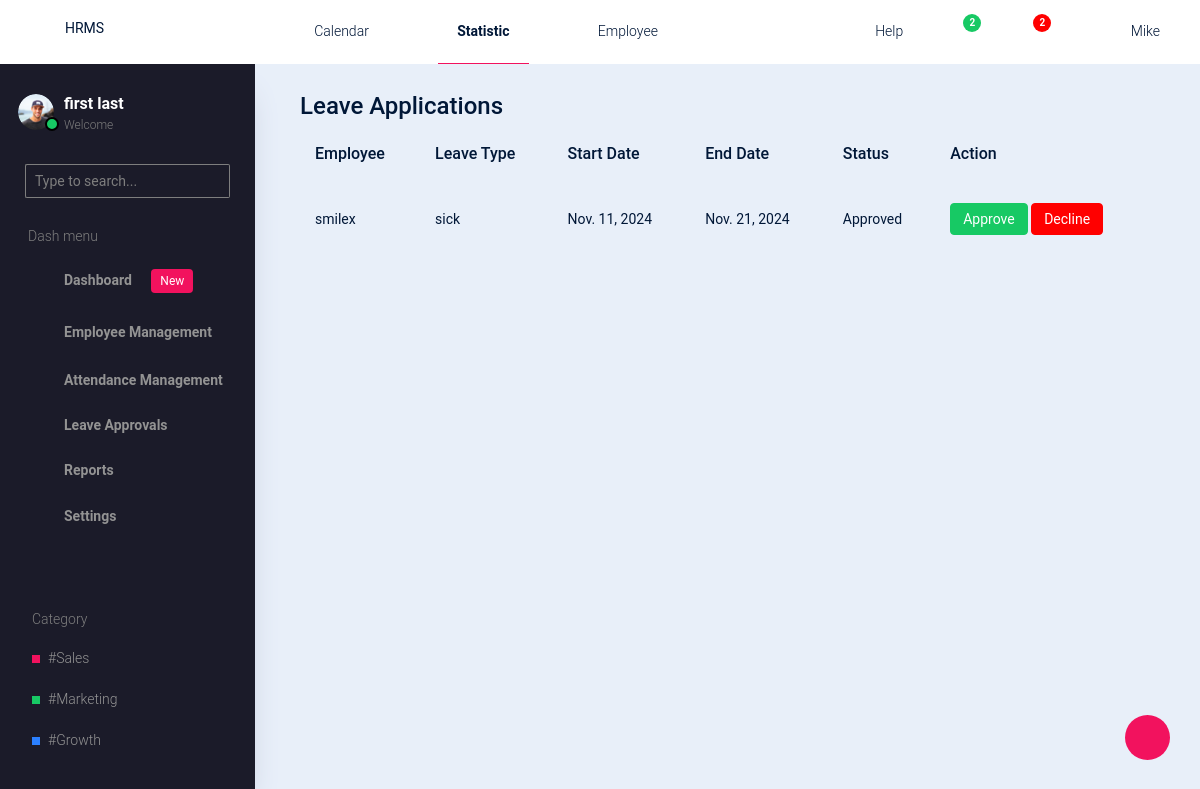
Page /review_leaves/ (signed in) on the earlier database version.
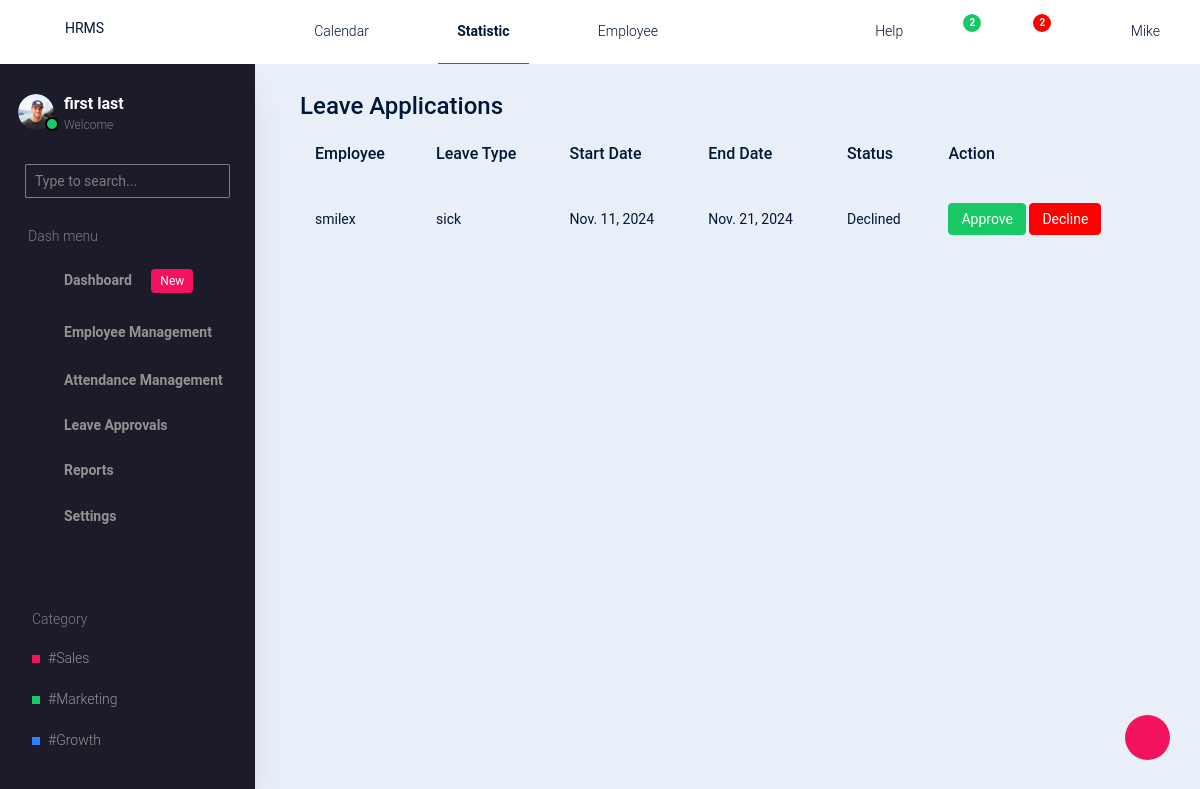
Same page on the later database version.
### hrms/models.py (models this page shows, shortened)
class LeaveRequest(models.Model):
    STATUS_CHOICES = [
        ('PENDING', 'Pending'),
        ('APPROVED', 'Approved'),
        ('DECLINED', 'Declined'),
    ]
    employee = models.ForeignKey(CustomUser, on_delete=models.CASCADE, related_name="leave_requests")
    leave_type = models.CharField(max_length=20, choices=[
        ('vacation', 'Vacation'),
        ('sick', 'Sick Leave'),
        ('personal', 'Personal Leave'),
    ])
    start_date = models.DateField()
    end_date = models.DateField()
    days_requested = models.IntegerField(editable=False, default=0)
    days_approved = models.IntegerField(null=True, blank=True)
    reason = models.TextField()
    status = models.CharField(max_length=10, choices=STATUS_CHOICES, default='PENDING')
    notes = models.TextField(blank=True, null=True)

### accounts/models.py (models this page shows, shortened)
class CustomUser(AbstractUser):
    ROLE_CHOICES = [
        ('admin', 'Admin'),
        ('hr_manager', 'HR Manager'),
        ('employee', 'Employee'),
    ]
    role = models.CharField(max_length=20, choices=ROLE_CHOICES, default='employee')
    gender = models.CharField(max_length=20, choices=[('male', 'Male'), ('female', 'Female')], default='male')
    phone = models.CharField(max_length=15, blank=True, null=True)
    position = models.CharField(max_length=100, blank=True, null=True)
    department = models.ForeignKey(Department, on_delete=models.CASCADE, default=None, null=True)
    start_date = models.DateField(blank=True, null=True)
    exit_date = models.DateField(null=True, blank=True)
    reason_for_leaving = models.CharField(max_length=255, null=True, blank=True)

### hrms/views.py (the view)
# urls.py: path('review_leaves/',leave_requests,name='reviewleaves'),
@login_required
def leave_requests(request):
    leave_requests = LeaveRequest.objects.all()
    return render(request, 'hrms/admin/leave-approvals/leave_requests.html', {'leave_requests': leave_requests})

### hrms/templates/hrms/admin/leave-approvals/leave_requests.html
{% extends 'hrms/admin/base.html' %}
{% block content %}
<div class="container">
    <h2>Leave Applications</h2>
    <table class="table table-striped">
        <thead>
            <tr>
                <th>Employee</th>
                <th>Leave Type</th>
                <th>Start Date</th>
                <th>End Date</th>
                <th>Status</th>
                <th>Action</th>
            </tr>
        </thead>
        <tbody>
            {% for leave in leave_requests %}
            <tr>
                <td>{{ leave.employee.username }}</td>
                <td>{{ leave.leave_type }}</td>
                <td>{{ leave.start_date }}</td>
                <td>{{ leave.end_date }}</td>
                <td>{{ leave.get_status_display }}</td>
                <td>
                    <a href="{% url 'update_leave_status' leave.id 'APPROVED' %}" class="btn btn-sm btn-success">Approve</a>
                    <a href="{% url 'update_leave_status' leave.id 'DECLINED' %}" class="btn btn-sm btn-danger">Decline</a>
                </td>
            </tr>
            {% endfor %}
        </tbody>
    </table>
</div>
{% endblock %}

Differences in the rows shown:
changed LeaveRequest "sick": status "Approved" → "Declined"
